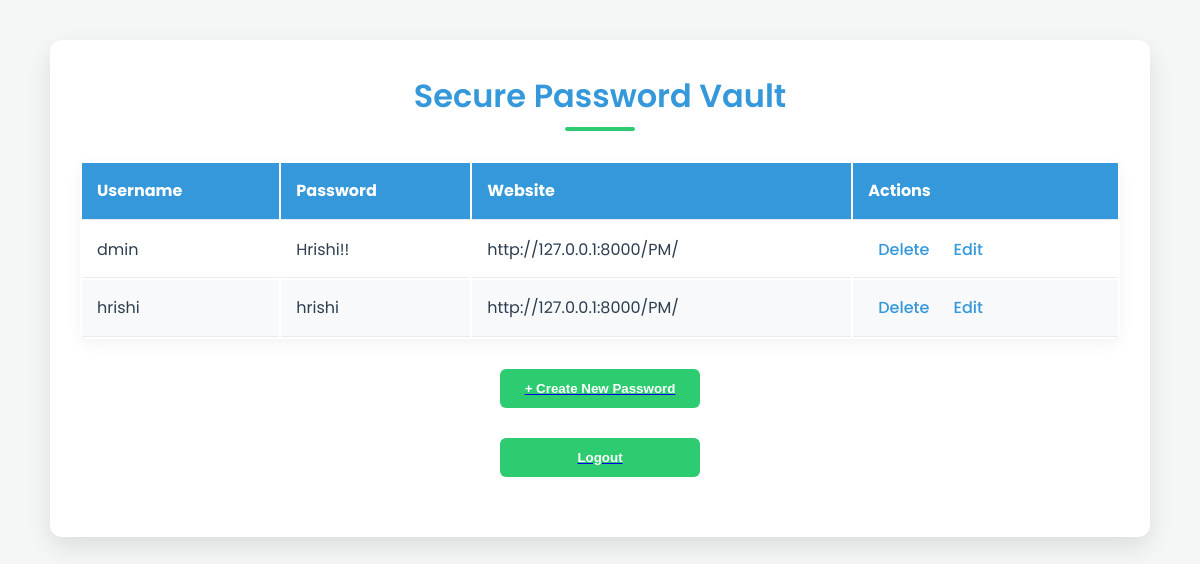
The app's page /view/ (signed in) with its own data.
### PmApp/models.py (models this page shows, shortened)
class Passwd(models.Model):
    name=models.CharField(max_length=200)
    link=models.URLField()
    password=models.CharField(max_length=500)
    userid = models.ForeignKey(User, on_delete=models.CASCADE,default=None)

### PmApp/views.py (the view)
# urls.py: path('view/',views.view,name='view'),
@login_required(login_url='login')
def view(request):
    if request.user.is_authenticated:
        passwords=Passwd.objects.all()
        response = render(request,'view.html',{'passwords':passwords})
        return response

### templates/view.html (shortened to what this page needs)
<!DOCTYPE html>
<html lang="en">
<head>
</head>
<body>
    <div class="container">
        <h1>Secure Password Vault {{ visits }}</h1>
        <table class="password-table">
            <thead>
                <tr>
                    <th>Username</th>
                    <th>Password</th>
                    <th>Website</th>
                    <th>Actions</th>
                </tr>
            </thead>
            <tbody>
                {% for password in passwords %}
                <tr>
                    <td>{{ password.name }}</td>
                    <td>{{ password.password }}</td>
                    <td>{{ password.link }}</td>
                    <td class="action-links">
                        <a href="{% url 'delete' password.id %}">Delete</a>
                        <a href="{% url 'edit' password.id %}">Edit</a>
                    </td>
                </tr>
                {% endfor %}
            </tbody>
        </table>
        <a href="{% url 'add' %}">
            <button class="create-button">+ Create New Password</button>
        <a href="{% url 'logout' %}">
            <button class="create-button">Logout</button>
        </a>
    </div>
</body>
</html>

### templates/view.html (style rules this page uses)
:root { --primary-color: #3498db; --secondary-color: #2ecc71; --background-color: #f4f7f6; --text-color: #2c3e50; --card-background: #ffffff; }
* { margin: 0; padding: 0; box-sizing: border-box; }
body { font-family: 'Poppins', sans-serif; background-color: var(--background-color); color: var(--text-color); line-height: 1.6; display: flex; flex-direction: column; align-items: center; min-height: 100vh; padding: 20px; }
.container { width: 95%; max-width: 1100px; background-color: var(--card-background); border-radius: 12px; box-shadow: 0 10px 25px rgba(0,0,0,0.1); padding: 30px; margin-top: 20px; }
h1 { text-align: center; color: var(--primary-color); margin-bottom: 30px; font-weight: 600; position: relative; padding-bottom: 10px; }
h1::after { content: ''; position: absolute; width: 70px; height: 4px; background-color: var(--secondary-color); bottom: 0; left: 50%; transform: translateX(-50%); border-radius: 2px; }
.password-table { width: 100%; border-radius: 8px; overflow: hidden; box-shadow: 0 5px 15px rgba(0,0,0,0.05); }
.password-table thead { background-color: var(--primary-color); color: white; }
.password-table th, .password-table td { padding: 15px; text-align: left; border-bottom: 1px solid #e9ecef; }
.password-table tbody tr:nth-child(even) { background-color: #f8f9fa; }
.action-links a { text-decoration: none; margin: 0 10px; color: var(--primary-color); font-weight: 500; transition: color 0.3s ease; }
.create-button { display: block; width: 200px; margin: 30px auto; padding: 12px 20px; background-color: var(--secondary-color); color: white; border: none; border-radius: 6px; text-align: center; font-weight: 600; cursor: pointer; transition: background-color 0.3s ease, transform 0.2s; }

### records on screen
Passwd: name "dmin", password "Hrishi!!", link "http://127.0.0.1:8000/PM/"
Passwd: name "hrishi", password "hrishi", link "http://127.0.0.1:8000/PM/"
